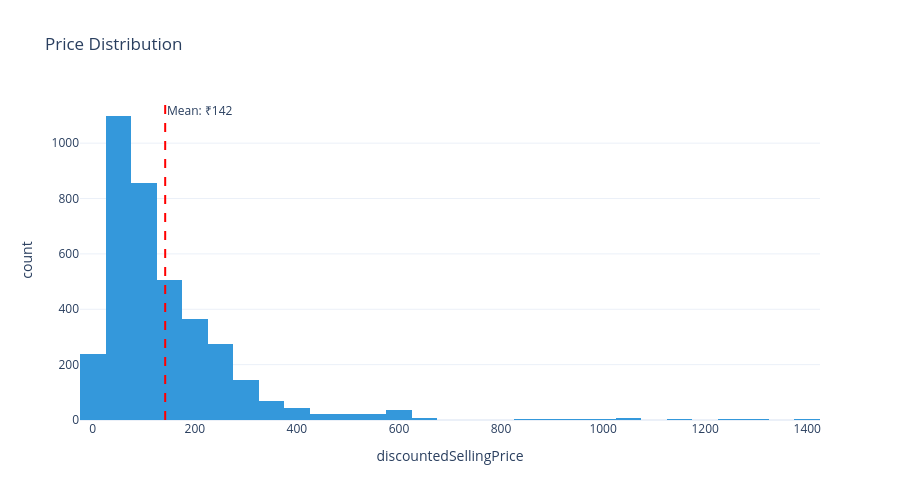

The notebook cell saved with this chart:
### Code cell
# Price Distribution
fig = px.histogram(
    df, x='discountedSellingPrice',
    nbins=50,
    title=' Price Distribution',
    color_discrete_sequence=['#3498db']
)

mean_price = df['discountedSellingPrice'].mean()
fig.add_vline(x=mean_price, line_dash='dash', line_color='red',
              annotation_text=f'Mean: ₹{mean_price:.0f}')

fig.update_layout(template='plotly_white', height=500)
fig.show()

### Figure 1 — Plotly figure (JSON) as saved in the notebook; plotly's stock layout.template omitted (floating-point values rounded to 4 significant figures; data arrays with more than 128 entries replaced by an {"elided": "..."} marker saying what was removed)
{"data": [{"bingroup": "x", "hovertemplate": "discountedSellingPrice=%{x}<br>count=%{y}<extra></extra>", "legendgroup": "", "marker": {"color": "#3498db", "pattern": {"shape": ""}}, "name": "", "nbinsx": 50, "orientation": "v", "showlegend": false, "type": "histogram", "x": {"elided": "3732 float values"}, "xaxis": "x", "yaxis": "y"}], "layout": {"annotations": [{"showarrow": false, "text": "Mean: ₹142", "x": 141.9, "xanchor": "left", "xref": "x", "y": 1, "yanchor": "top", "yref": "y domain"}], "barmode": "relative", "height": 500, "legend": {"tracegroupgap": 0}, "shapes": [{"line": {"color": "red", "dash": "dash"}, "type": "line", "x0": 141.9, "x1": 141.9, "xref": "x", "y0": 0, "y1": 1, "yref": "y domain"}], "title": {"text": " Price Distribution"}, "xaxis": {"anchor": "y", "domain": [0, 1], "title": {"text": "discountedSellingPrice"}}, "yaxis": {"anchor": "x", "domain": [0, 1], "title": {"text": "count"}}}}
